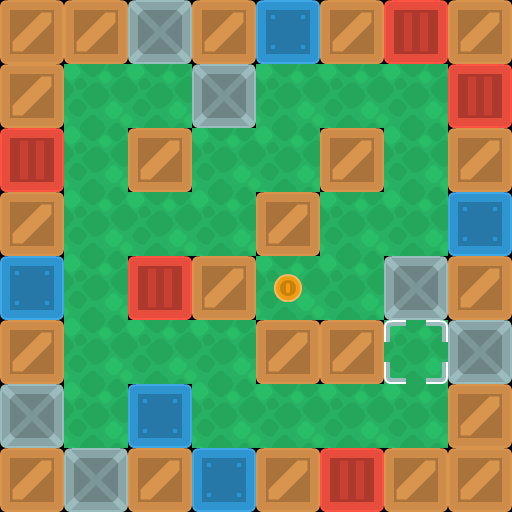

Rendered tile map (Tiled .tmx) drawn with the repository's tilesets; below, a short description and the full map source, tile grids included:
An orthogonal 8x8 tile map with 64x64 px tiles, 3 tile layers (background, walls, objects).

<map version="1.10" tiledversion="1.11.2" orientation="orthogonal" renderorder="right-down" width="8" height="8" tilewidth="64" tileheight="64" infinite="0" nextlayerid="5" nextobjectid="1">
 <properties>
  <property name="character_bottom" value="[[0, 5], [1, 5], [2, 5]]" />
  <property name="character_left" value="[[3, 7], [4, 7], [5, 7]]" />
  <property name="character_right" value="[[0, 7], [1, 7], [2, 7]]" />
  <property name="character_top" value="[[3, 5], [4, 5], [5, 5]]" />
 </properties>
 <tileset firstgid="1" source="sokoban_tilesheet.tsx" />
 <layer id="4" name="background" width="8" height="8">
  <data encoding="csv">
0,0,0,0,0,0,0,0,
0,89,89,0,89,89,89,0,
0,89,0,89,89,0,89,0,
0,89,89,89,0,89,89,0,
0,89,0,0,89,89,0,0,
0,89,89,89,0,0,89,0,
0,89,0,89,89,89,89,0,
0,0,0,0,0,0,0,0
</data>
 </layer>
 <layer id="1" name="walls" width="8" height="8">
  <data encoding="csv">
2,2,6,2,4,2,3,2,
2,0,0,6,0,0,0,3,
3,0,2,0,0,2,0,2,
2,0,0,0,2,0,0,4,
4,0,3,2,0,0,6,2,
2,0,0,0,2,2,0,6,
6,0,4,0,0,0,0,2,
2,6,2,4,2,3,2,2
</data>
 </layer>
 <layer id="3" name="objects" width="8" height="8">
  <data encoding="csv">
0,0,0,0,0,0,0,0,
0,0,0,0,0,0,0,0,
0,0,0,0,0,0,0,0,
0,0,0,0,0,0,0,0,
0,0,0,0,75,0,0,0,
0,0,0,0,0,0,40,0,
0,0,0,0,0,0,0,0,
0,0,0,0,0,0,0,0
</data>
 </layer>
</map>
